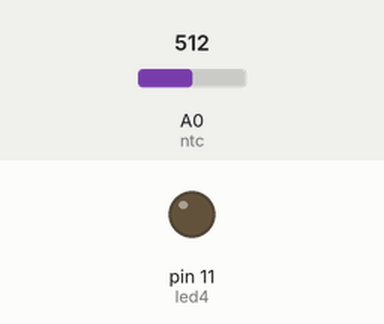
Recording of a sketch running on a simulated Arduino Uno, built with avr-gcc and run on an emulated ATmega328P. Shown: output pins drawn as LEDs (lit = HIGH). Dashed ring = blinking. The test bench sets the inputs (shaded band); at power-on: A0 (ntc) = 512.

Above: at 1.2 s.
1.3 s: A0 (ntc) set to 582
2.8 s: A0 (ntc) set to 615
At 3.04 s:
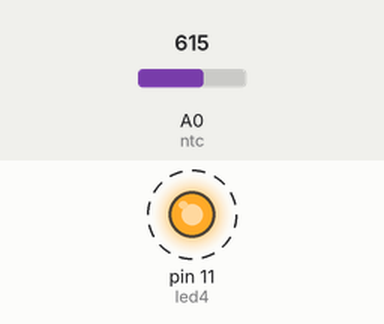
5.8 s: A0 (ntc) set to 590
At 5.8 s:
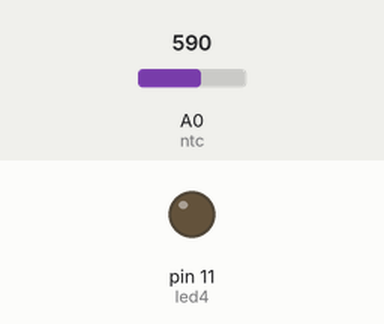
7.3 s: A0 (ntc) set to 610
At 7.54 s:
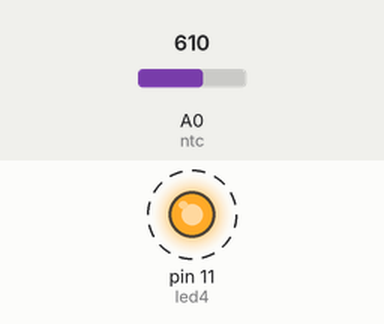
Timing chart, 0 to 11.3 s (numbered marks = the images above; inputs shaded):
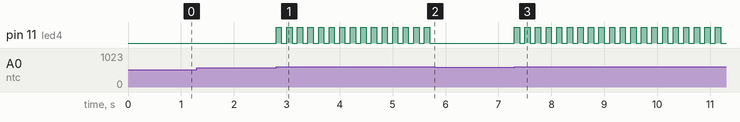

The sketch:

6.ino
```cpp
const int ntc = A0;
const int led4 = 11;

const int limite = 600;

unsigned long tempoAnterior = 0;
const unsigned long intervalo = 100;

bool estadoLed = false;

void setup() {
  pinMode(led4, OUTPUT);
}

void loop() {
  int valor = analogRead(ntc);
  unsigned long tempoAtual = millis();

  if (valor > limite) {
    if (tempoAtual - tempoAnterior >= intervalo) {
      tempoAnterior = tempoAtual;
      estadoLed = !estadoLed;
      digitalWrite(led4, estadoLed);
    }
  } else {
    digitalWrite(led4, LOW);
    estadoLed = false;
  }
}
```

Measured:
- the behaviour switches between 600 and 601 on A0 (ntc) (found by bisection; images 0 and 1)
- after the input at 1.3 s, every drawn part: stays the same
- after the input at 2.8 s, pin 11 (led4): alternates HIGH for 0.10 s and LOW for 0.10 s, starting at once
- after the input at 5.8 s, pin 11 (led4): stops changing and stays LOW
- after the input at 7.3 s, pin 11 (led4): alternates HIGH for 0.10 s and LOW for 0.10 s, starting at once
